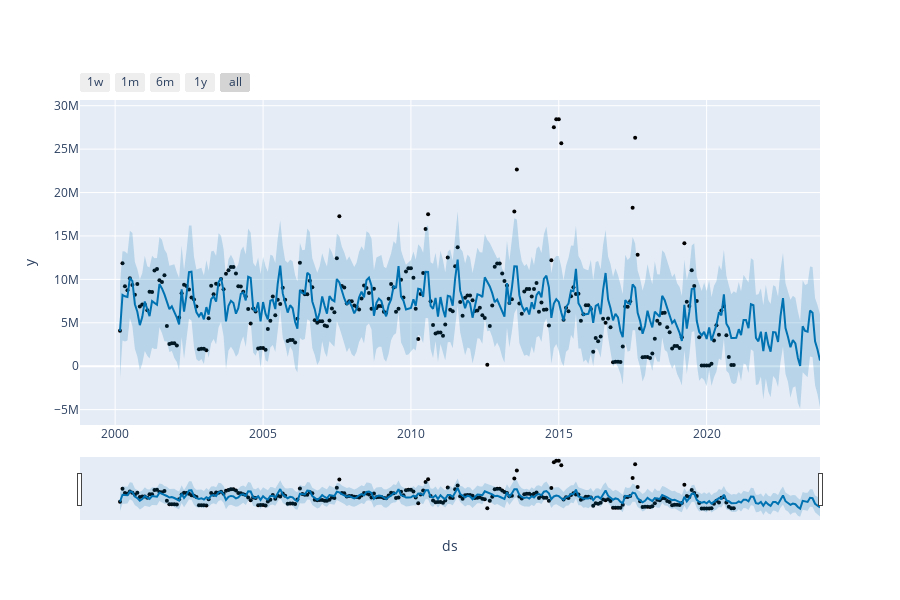

Write notebook code for a chart like this one.
### Code cell
plot_plotly(model, forecast)

### Figure 1 — Plotly figure (JSON) as saved in the notebook; plotly's stock layout.template omitted (floating-point values rounded to 4 significant figures; data arrays with more than 128 entries replaced by an {"elided": "..."} marker saying what was removed)
{"data": [{"marker": {"color": "black", "size": 4}, "mode": "markers", "name": "Actual", "type": "scatter", "x": {"elided": "250 str values"}, "y": {"elided": "250 int values"}}, {"hoverinfo": "skip", "line": {"width": 0}, "mode": "lines", "type": "scatter", "x": {"elided": "285 str values"}, "y": {"elided": "285 float values"}}, {"fill": "tonexty", "fillcolor": "rgba(0, 114, 178, 0.2)", "line": {"color": "#0072B2", "width": 2}, "mode": "lines", "name": "Predicted", "type": "scatter", "x": {"elided": "285 str values"}, "y": {"elided": "285 float values"}}, {"fill": "tonexty", "fillcolor": "rgba(0, 114, 178, 0.2)", "hoverinfo": "skip", "line": {"width": 0}, "mode": "lines", "type": "scatter", "x": {"elided": "285 str values"}, "y": {"elided": "285 float values"}}], "layout": {"height": 600, "showlegend": false, "width": 900, "xaxis": {"rangeselector": {"buttons": [{"count": 7, "label": "1w", "step": "day", "stepmode": "backward"}, {"count": 1, "label": "1m", "step": "month", "stepmode": "backward"}, {"count": 6, "label": "6m", "step": "month", "stepmode": "backward"}, {"count": 1, "label": "1y", "step": "year", "stepmode": "backward"}, {"step": "all"}]}, "rangeslider": {"visible": true}, "title": {"text": "ds"}, "type": "date"}, "yaxis": {"title": {"text": "y"}}}}
